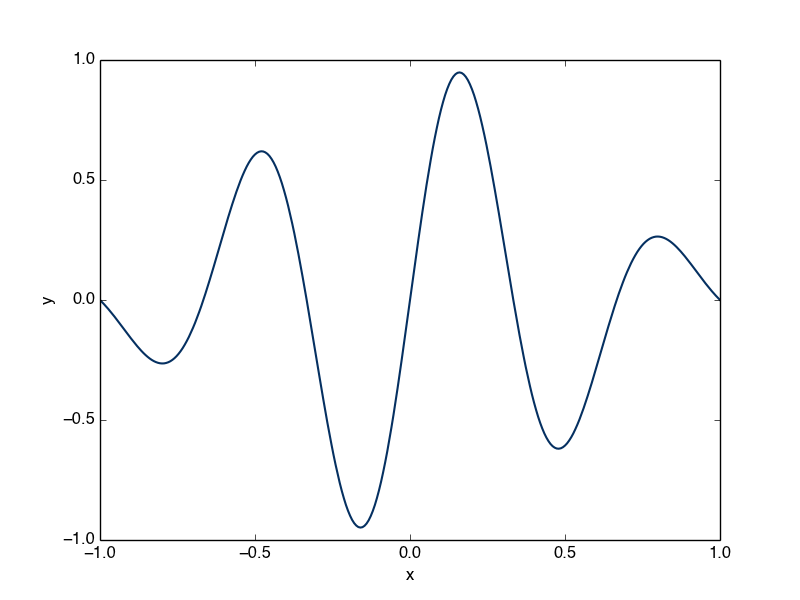

Source code (Python):
# Excercise 6.3
import matplotlib.pyplot as plt
import numpy as np

x, y = np.loadtxt('xy.dat', unpack=True)

print 'Minimum x value = %f' % x.min()
print 'Maximum x value = %f' % x.max()
print 'Minimum y value = %f' % y.min()
print 'Maximum y value = %f' % y.max()

plt.plot(x, y, color='#053061', linewidth=1.5)
plt.xlabel('x')
plt.ylabel('y')
plt.show()

"""
Sample run:
python read_2columns_loadtxt.py
Minimum x value = -1.000000
Maximum x value = 1.000000
Minimum y value = -0.948200
Maximum y value = 0.948200
"""
